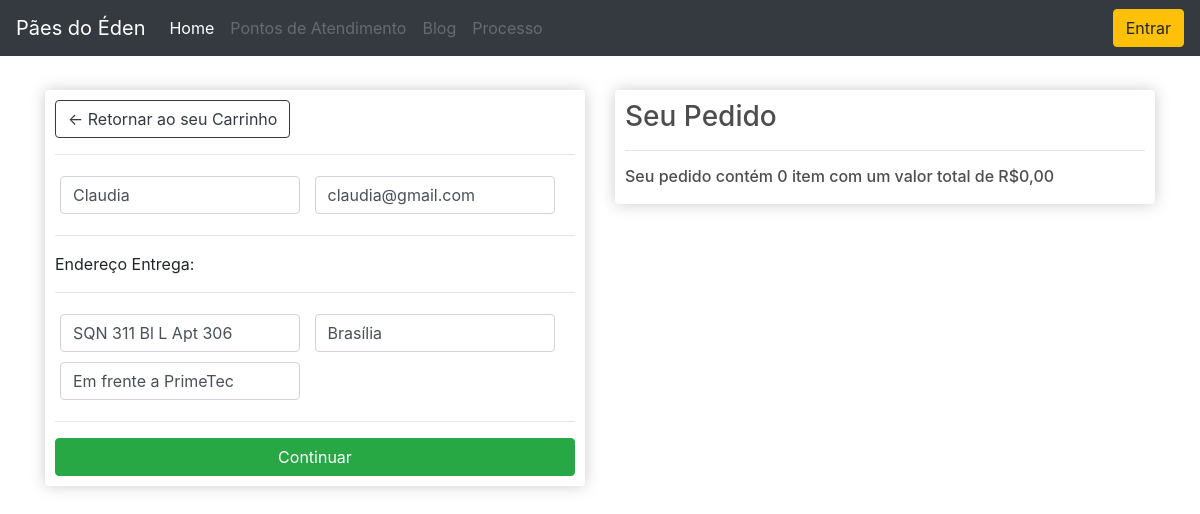
/checkout/ (signed in), run on an earlier commit of the app's database.
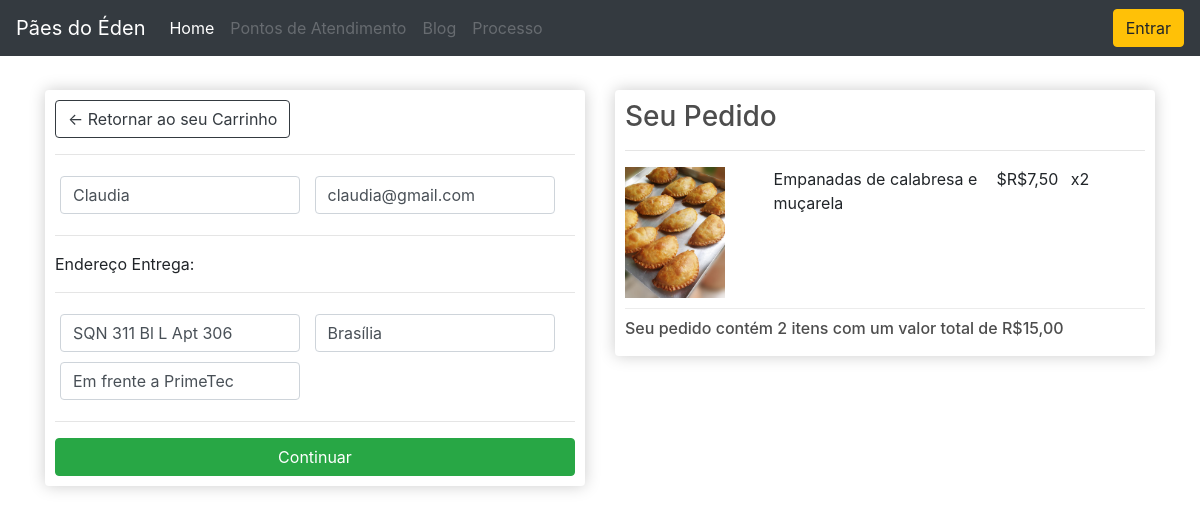
And on a later commit of the database.
### store/models.py (models this page shows, shortened)
class Cliente(models.Model):
    ENUM_GENERO = [
        ('M', 'Masculino'),
        ('F', 'Feminino')
    ]
    nome = models.CharField(max_length=200)
    senha = models.CharField(max_length=200)
    email = models.CharField(max_length=200)
    genero = models.CharField(choices=ENUM_GENERO, max_length=1, default='M')
    endereco = models.CharField(max_length=200, null=True, blank=True)
    referencia = models.CharField(max_length=200, null=True, blank=True)
    cidade = models.CharField(max_length=200, default='Brasília')
    telefone = models.CharField(max_length=200, null=True, blank=True)
    autenticado = models.BooleanField(default=False)

class Ordem(models.Model):
    cliente = models.ForeignKey(
        Cliente, on_delete=models.SET_NULL, null=True, blank=True)
    dataHora = models.DateTimeField(auto_now_add=True)
    completo = models.BooleanField(default=False)
    transacao_id = models.CharField(max_length=100, null=True)
    @property
    def get_car_total(self):
        ordemitens = self.ordemitem_set.all()
        total = sum([item.get_total for item in ordemitens])
        return total
    @property
    def get_car_itens(self):
        ordemitens = self.ordemitem_set.all()
        total = sum([item.quantidade for item in ordemitens])
        return total

class OrdemItem(models.Model):
    produto = models.ForeignKey(Produto, on_delete=models.SET_NULL, null=True)
    ordem = models.ForeignKey(Ordem, on_delete=models.SET_NULL, null=True)
    quantidade = models.IntegerField(default=0, null=True, blank=True)
    dataHora = models.DateTimeField(auto_now_add=True)
    @property
    def get_total(self):
        total = self.produto.preco * self.quantidade
        return total

class Produto(models.Model):
    nome = models.CharField(max_length=200)
    image = models.ImageField(null=True, blank=True)
    detalhes = models.TextField(null=True, blank=True)
    preco = models.FloatField()
    digital = models.BooleanField(default=False, null=True, blank=True)
    @property
    def imageURL(self):
        try:
            url = self.image.url
        except:
            url = ''
        return url

### store/views.py (the view)
# urls.py: path('checkout/', views.checkout, name='checkout'),
def checkout(request):
    clienteId = request.session['cliente']
    cliente = Cliente.objects.get(id=clienteId)
    ordem = Ordem.objects.get(cliente=cliente, completo=False)
    itens = ordem.ordemitem_set.all()
    carItens = ordem.get_car_itens
    context = {'itens': itens, 'ordem': ordem,
               'carItens': carItens, 'cliente': cliente}
    return render(request, 'store/checkout.html', context)

### store/templatetags/my_filters.py (called while the page is built)
def currency(dollars):
    dollars = round(float(dollars), 2)
    return "R$%s,%s" % (intcomma(int(dollars)), ("%0.2f" % dollars)[-2:])

### store/templates/store/checkout.html
{% extends 'store/main.html' %}
{% load static %}
{% load my_filters %}
{% block content %}
     <div class="row">
		<div class="col-lg-6">
			<div class="box-element" id="form-wrapper">
				<a  class="btn btn-outline-dark" href="{% url 'carrinho' %}">&#x2190; Retornar ao seu Carrinho</a>
				<hr>
				<form id="form">
					<div id="user-info">
						<div class="form-field">
							<input required class="form-control" type="text" name="nome" placeholder="Nome.." value="{{cliente.nome}}">
						</div>
						<div class="form-field">
							<input required class="form-control" type="email" name="email" placeholder="Email.." value="{{cliente.email}}">
						</div>
					</div>
					<div id="shipping-info">
						<hr>
						<p>Endereço Entrega:</p>
						<hr>
						<div class="form-field">
							<input class="form-control" type="text" name="endereço" placeholder="Endereço.." value="{{cliente.endereco}}">
						</div>
						<div class="form-field">
							<input class="form-control" type="text" name="cidade" placeholder="Cidade.." value="{{cliente.cidade}}">
						</div>
						<div class="form-field">
							<input class="form-control" type="text" name="referencia" placeholder="Ponto de Referência.." value="{{cliente.referencia}}">
						</div>
					</div>
					<hr>
					<input id="form-button" class="btn btn-success btn-block" type="submit" value="Continuar">
				</form>
			</div>
		</div>
		<div class="col-lg-6">
			<div class="box-element">
				<h3>Seu Pedido</h3>
				<hr>
				{% for item in itens %}
				<div class="cart-row">
					<div style="flex:2"><img class="row-image" src="{{item.produto.imageURL}}"></div>
					<div style="flex:3"><p>{{item.produto.nome}}</p></div>
					<div style="flex:1"><p>${{item.produto.preco | currency}}</p></div>
					<div style="flex:1"><p>x{{item.quantidade}}</p></div>
				</div>
				{% endfor %}
				<h6>Seu pedido contém {{ordem.get_car_itens}} {% if ordem.get_car_itens > 1 %} itens {% else %} item {% endif %}
				com um valor total de {{ordem.get_car_total | currency}}</h6>
			</div>
		</div>
	</div>
{% endblock content %}

### store/templates/store/main.html (shortened to what this page needs)
<!DOCTYPE html>
{% load static %}
<html>
  <head>
    <link rel="stylesheet" type="text/css" href="{% static 'css/main.css' %}">
    <link rel="stylesheet" href="https://stackpath.bootstrapcdn.com/bootstrap/4.4.1/css/bootstrap.min.css">
  </head>
  <body>
    <nav class="navbar navbar-expand-lg navbar-dark bg-dark">
    <a class="navbar-brand" href="#">Pães do Éden</a>
    <div class="collapse navbar-collapse" id="navbarSupportedContent">
        <ul class="navbar-nav mr-auto">
        <li class="nav-item active">
            <a class="nav-link" href="{% url 'store' %}">Home <span class="sr-only">(Atual)</span></a>
        </li>
        <li class="nav-item">
            <a class="nav-link disabled">Pontos de Atendimento</a>
        </li>
        <li class="nav-item">
            <a class="nav-link disabled">Blog</a>
        </li>
        <li class="nav-item">
            <a class="nav-link disabled">Processo</a>
        </li>
        </ul>
        <div class="form-inline my-2 my-lg-0">
          {% if autenticado %}
          <a href="{% url 'sair' %}" class="btn btn-warning">Sair</a>
          <a href="{% url 'carrinho' %}"><img  id="cart-icon" src="{% static 'images/cart.png' %}"></a>
          <p id="cart-total">{{ carItens }}</p>
          {% else %}
          <a href="{% url 'entrar' %}" class="btn btn-warning">Entrar</a>
          {% endif %}
        </div>
    </div>
    </nav>
    <br />
    <div class="container">
      {% block content %}
      {% endblock content %}
    </div>
  </body>
</html>

### static/css/main.css (style rules this page uses)
body { background-color: hsl(0, 0%, 98%); }
h1,h2,h3,h4,h5,h6 { color:hsl(0, 0%, 30%); }
.box-element { box-shadow:hsl(0, 0%, 80%) 0 0 16px; background-color: #fff; border-radius: 4px; padding: 10px; }
.bg-dark { background-color: #4f868c!important; }
.col-lg-4, .col-lg-6, .col-lg-8, .col-lg-12 { margin-top: 10px; }
.btn { border-radius: 0; }
.row-image { width: 100px; }
.form-field { width:250px; display: inline-block; padding: 5px; }
.cart-row { display: flex; align-items: flex-stretch; padding-bottom: 10px; margin-bottom: 10px; border-bottom: 1px solid #ececec; }

What changed in the data, as far as the page shows it:
added OrdemItem: produto.imageURL (picture), produto.nome "Empanadas de calabresa e muçarela", produto.preco "R$7,50", quantidade "2"
computed for Ordem: get_car_itens "0" → "2"; get_car_total "R$0,00" → "R$15,00"
Also different on the page:
text no longer shown: "item"
text now shown: "itens"
